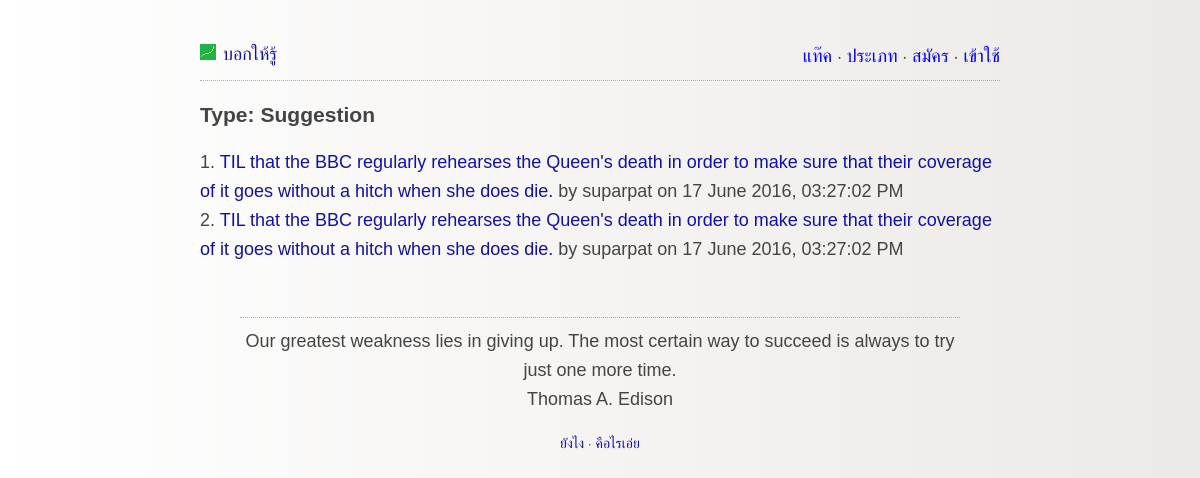
The page /type.php?name=Suggestion on the database its author committed.
### tables this page shows
CREATE TABLE IF NOT EXISTS `types` (
  `id` int(11) NOT NULL AUTO_INCREMENT,
  `name` varchar(255) NOT NULL,
  PRIMARY KEY (`id`),
  UNIQUE KEY `name` (`name`)
);

CREATE TABLE IF NOT EXISTS `posts` (
  `id` int(11) NOT NULL AUTO_INCREMENT,
  `subject` varchar(300) NOT NULL,
  `content` text NOT NULL,
  `uid` int(11) NOT NULL,
  `votes` int(11) NOT NULL DEFAULT '0',
  `created_at` timestamp NOT NULL DEFAULT CURRENT_TIMESTAMP,
  `updated_at` timestamp NULL DEFAULT CURRENT_TIMESTAMP ON UPDATE CURRENT_TIMESTAMP,
  `draft` tinyint(1) NOT NULL DEFAULT '0',
  PRIMARY KEY (`id`),
  KEY `author` (`uid`)
);

CREATE TABLE IF NOT EXISTS `users` (
  `uid` int(11) NOT NULL AUTO_INCREMENT,
  `username` varchar(25) NOT NULL,
  `password` varchar(255) NOT NULL,
  `email` varchar(100) NOT NULL,
  `created_at` timestamp NOT NULL DEFAULT CURRENT_TIMESTAMP,
  PRIMARY KEY (`uid`),
  UNIQUE KEY `username` (`username`),
  UNIQUE KEY `email` (`email`)
);

### lib/typeClass.php (called while the page is built, shortened)
<?php
class typeClass{
	public function fetchPostsByType($type){
		try{
			$db = getDB();
			$stmt = $db->prepare("SELECT posts.id, posts.subject, types.name, posts.uid, users.username, posts.created_at FROM types INNER JOIN posts_type ON types.id=posts_type.type_id JOIN posts ON posts_type.post_id=posts.id JOIN users ON posts.uid=users.uid WHERE types.name=:name AND posts.draft=0");
			$stmt->bindParam("name", $type, PDO::PARAM_STR);
			$stmt->execute();
			$data = $stmt->fetchAll(PDO::FETCH_OBJ);
			return $data;
		}
		catch(PDOException $e){
			echo '{"error":{"text":'. $e->getMessage() .'}}';
		}
	}
}
?>

### type.php (the view, shortened to what this page needs)
<?php
	require_once('lib/typeClass.php');
	if(isset($_GET['name'])){
		$typeClass = new typeClass();
		$posts = $typeClass->fetchPostsByType($_GET['name']);
	}else{
		$url=BASE_URL.'browse.php';
		header("Location: $url");
	}
?>
<html>
	<head>
		<?php include 'partials/header.php' ?>
	</head>
	<body>
		<div id="content">
			<?php include 'partials/top_menu.php' ?>
			<header>
				<h3>Type: <?php echo $_GET['name']; ?></h3>
			</header>
			<?php
				foreach($posts as $key=>$post){
					echo ($key+1).". <a href=post.php?id=$post->id>".htmlspecialchars($post->subject, ENT_QUOTES, 'UTF-8')."</a> by $post->username on ".date('j F Y\, h:i:s A', strtotime($post->created_at))."<br>";
				}
			?>
			<?php include 'partials/quote_block.php' ?>
			<?php include 'partials/footer.php' ?>
		</div>
	</body>
</html>

### css/style.css (style rules this page uses)
body { background: #ECE9E6; background: -webkit-linear-gradient(to left, #ECE9E6 , #FFFFFF); background: linear-gradient(to left, #ECE9E6 , #FFFFFF); margin:40px auto; max-width:800px; line-height:1.6; font-size:18px; font-family: helvetica, sans-serif; color:#444; padding:0 10px; word-wrap: break-word; }
h1,h2,h3,h4 { line-height:1.2; }
a { text-decoration:none; color:#11a; }

### rows shown on the page
types: posts.subject "TIL that the BBC regularly rehearses the Queen's death in order to make sure that their coverage of it goes without a hitch when she does die.", users.username "suparpat", posts.created_at "17 June 2016, 03:27:02 PM"

### other values the page prints
$lang['learny'] "บอกให้รู้"
$lang['tags'] "แท๊ค"
$lang['types'] "ประเภท"
$lang['register'] "สมัคร"
$lang['login'] "เข้าใช้"
$_GET['name'] "Suggestion"
$quote "Our greatest weakness lies in giving up. The most certain way to succeed is always to try just one more time."
$quote_author "Thomas A. Edison"
$lang['how-to'] "ยังไง"
$lang['about'] "คือไรเอ่ย"
